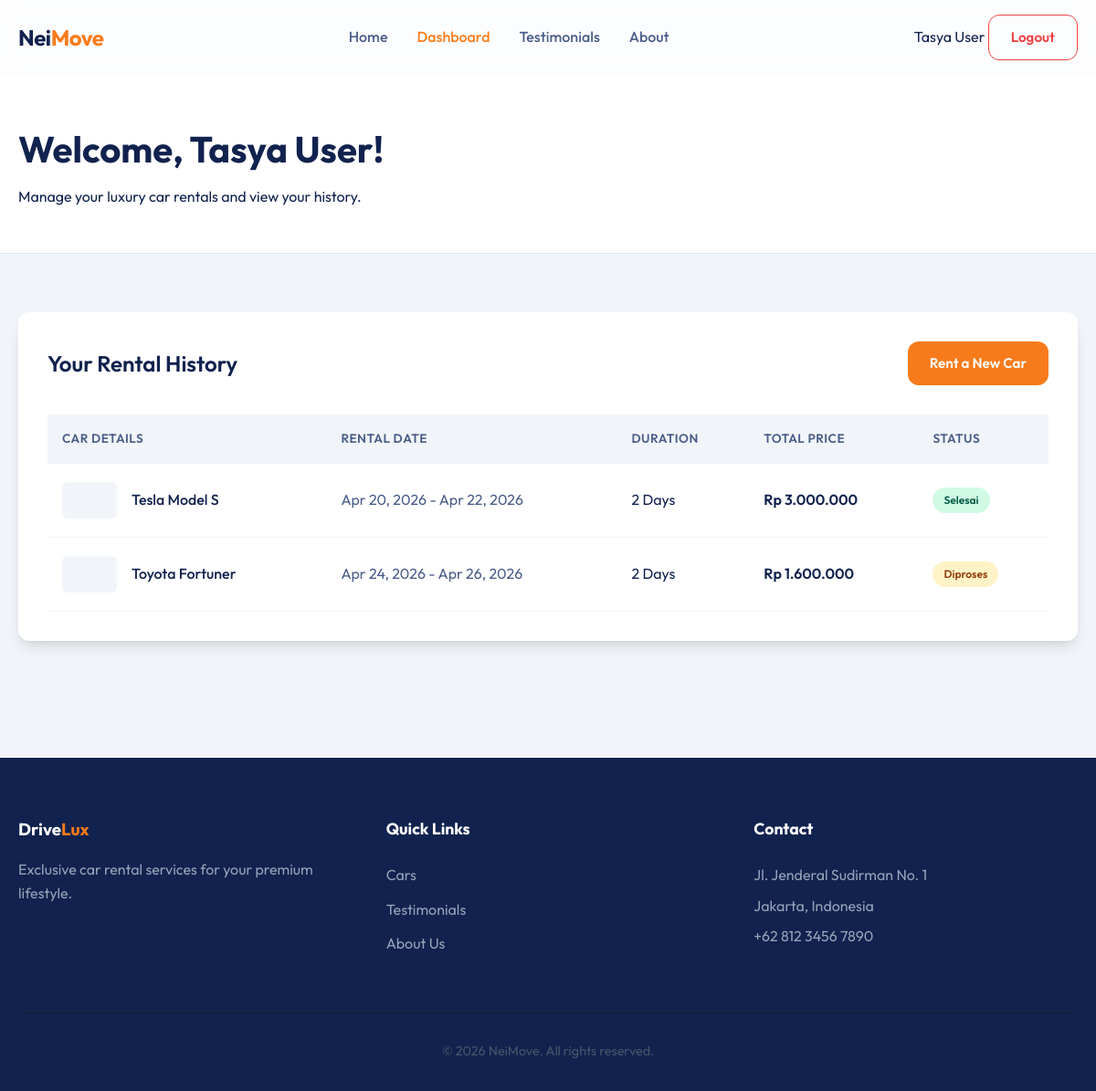
The app's page /pages/dashboard.php (signed in) with its own data.
### tables this page shows
CREATE TABLE IF NOT EXISTS `bookings` (
  `id` INT AUTO_INCREMENT PRIMARY KEY,
  `user_id` INT NOT NULL,
  `mobil_id` INT NOT NULL,
  `tanggal_mulai` DATE NOT NULL,
  `tanggal_selesai` DATE NOT NULL,
  `durasi_hari` INT NOT NULL,
  `total_harga` DECIMAL(12,2) NOT NULL,
  `metode_bayar` ENUM('Transfer Bank', 'Kartu Kredit', 'COD') NOT NULL,
  `status` ENUM('diproses', 'dikonfirmasi', 'selesai', 'dibatalkan') DEFAULT 'diproses',
  `created_at` TIMESTAMP DEFAULT CURRENT_TIMESTAMP,
  FOREIGN KEY (`user_id`) REFERENCES `users`(`id`) ON DELETE CASCADE,
  FOREIGN KEY (`mobil_id`) REFERENCES `mobil`(`id`) ON DELETE CASCADE
);

CREATE TABLE IF NOT EXISTS `mobil` (
  `id` INT AUTO_INCREMENT PRIMARY KEY,
  `nama` VARCHAR(100) NOT NULL,
  `foto` VARCHAR(255),
  `tipe` ENUM('EV', 'SUV', 'MPV', 'Sedan', 'Hatchback') NOT NULL,
  `transmisi` ENUM('Manual', 'Matic') NOT NULL,
  `kapasitas` TINYINT NOT NULL,
  `harga_per_hari` DECIMAL(10,2) NOT NULL,
  `ac` TINYINT(1) DEFAULT 1,
  `bluetooth` TINYINT(1) DEFAULT 1,
  `deskripsi` TEXT,
  `tersedia` TINYINT(1) DEFAULT 1,
  `created_at` TIMESTAMP DEFAULT CURRENT_TIMESTAMP
);

### includes/auth.php (called while the page is built, shortened)
<?php
function getCurrentUser() {
    return [
        'id' => $_SESSION['user_id'],
        'nama' => $_SESSION['user_nama'],
        'email' => $_SESSION['user_email'],
        'role' => $_SESSION['user_role']
    ];
}

### pages/dashboard.php (the view, shortened to what this page needs)
<?php
require_once '../includes/auth.php';
$user = getCurrentUser();
$conn = getConnection();
$stmt = $conn->prepare("
    SELECT b.*, m.nama AS nama_mobil, m.foto
    FROM bookings b
    JOIN mobil m ON b.mobil_id = m.id
    WHERE b.user_id = ?
    ORDER BY b.created_at DESC
");
$stmt->bind_param("i", $user['id']);
$stmt->execute();
$bookings = $stmt->get_result();
$activePage = 'dashboard';
include '../includes/header.php';
?>
<section class="page-header">
    <div class="container">
        <h1>Welcome, <?php echo htmlspecialchars($user['nama']); ?>!</h1>
        <p>Manage your luxury car rentals and view your history.</p>
    </div>
</section>
<section class="dashboard-section">
    <div class="container">
        <div class="content-card">
            <div style="display: flex; justify-content: space-between; align-items: center; margin-bottom: 2rem;">
                <h2 style="font-size: 1.5rem; font-weight: 600;">Your Rental History</h2>
                <a href="home.php" class="btn btn-primary btn-sm">Rent a New Car</a>
            </div>
            <?php if ($bookings->num_rows > 0): ?>
                <div class="table-responsive">
                    <table class="table">
                        <thead>
                            <tr>
                                <th>Car Details</th>
                                <th>Rental Date</th>
                                <th>Duration</th>
                                <th>Total Price</th>
                                <th>Status</th>
                            </tr>
                        </thead>
                        <tbody>
                            <?php while ($row = $bookings->fetch_assoc()): ?>
                                <tr>
                                    <td>
                                        <div class="car-info">
                                            <div class="car-img-thumb" style="background-image: url('../assets/images/cars/<?php echo $row['foto']; ?>'); background-size: cover; background-position: center;"></div>
                                            <span style="font-weight: 500;"><?php echo htmlspecialchars($row['nama_mobil']); ?></span>
                                        </div>
                                    </td>
                                    <td style="color: var(--secondary);">
                                        <?php echo date('M d, Y', strtotime($row['tanggal_mulai'])); ?> -
                                        <?php echo date('M d, Y', strtotime($row['tanggal_selesai'])); ?>
                                    </td>
                                    <td><?php echo $row['durasi_hari']; ?> Days</td>
                                    <td style="font-weight: 600;">Rp <?php echo number_format($row['total_harga'], 0, ',', '.'); ?></td>
                                    <td>
                                        <span class="badge badge-<?php echo $row['status']; ?>">
                                            <?php echo $row['status']; ?>
                                        </span>
                                    </td>
                                </tr>
                            <?php endwhile; ?>
                        </tbody>
                    </table>
                </div>
            <?php endif; ?>
        </div>
    </div>
</section>
<?php include '../includes/footer.php'; ?>

### includes/header.php (shortened to what this page needs)
<!DOCTYPE html>
<html lang="en">
<head>
    <link rel="stylesheet" href="../assets/css/style.css">
</head>
<body>
    <header class="navbar">
        <div class="container">
            <div class="nav-brand">
                <a href="../pages/home.php">
                    <span class="brand-text">Nei<span>Move</span></span>
                </a>
            </div>
            <nav class="nav-menu">
                <ul>
                    <li><a href="../pages/home.php" class="<?php echo ($activePage == 'home') ? 'active' : ''; ?>">Home</a></li>
                    <?php if(isset($_SESSION['user_id'])): ?>
                        <li><a href="../pages/dashboard.php" class="<?php echo ($activePage == 'dashboard') ? 'active' : ''; ?>">Dashboard</a></li>
                    <?php endif; ?>
                    <li><a href="../pages/testimoni.php">Testimonials</a></li>
                    <li><a href="../pages/tentang.php">About</a></li>
                </ul>
            </nav>
            <div class="nav-actions">
                <?php if(isset($_SESSION['user_id'])): ?>
                    <div class="user-profile">
                        <span class="user-name"><?php echo htmlspecialchars($_SESSION['user_nama']); ?></span>
                        <a href="../api/logout.php" class="btn btn-outline-danger btn-sm">Logout</a>
                    </div>
                <?php else: ?>
                    <a href="../pages/login.php" class="btn btn-primary">Login</a>
                <?php endif; ?>
            </div>
        </div>
    </header>
    <main>

### includes/footer.php (shortened to what this page needs)
    </main>
    <footer class="main-footer">
        <div class="container">
            <div class="footer-content">
                <div class="footer-brand">
                    <h3>Drive<span>Lux</span></h3>
                    <p>Exclusive car rental services for your premium lifestyle.</p>
                </div>
                <div class="footer-links">
                    <h4>Quick Links</h4>
                    <ul>
                        <li><a href="../pages/home.php">Cars</a></li>
                        <li><a href="../pages/testimoni.php">Testimonials</a></li>
                        <li><a href="../pages/tentang.php">About Us</a></li>
                    </ul>
                </div>
                <div class="footer-contact">
                    <h4>Contact</h4>
                    <p>Jl. Jenderal Sudirman No. 1</p>
                    <p>Jakarta, Indonesia</p>
                    <p>+62 812 3456 7890</p>
                </div>
            </div>
            <div class="footer-bottom">
                <p>&copy; <?php echo date('Y'); ?> NeiMove. All rights reserved.</p>
            </div>
        </div>
    </footer>
</body>
</html>

### assets/css/style.css (style rules this page uses)
:root { --primary: #F87B1B; --primary-dark: #D66714; --secondary: #4B5E8A; --accent: #F87B1B; --success: #10b981; --danger: #ef4444; --warning: #F87B1B; --info: #11224E; --dark: #11224E; --light: #f8fafc; --gray-100: #f1f5f9; --gray-200: #e2e8f0; --gray-800: #1e293b; --card-shadow: 0 10px 15px -3px rgba(0, 0, 0, 0.1), 0 4px 6px -2px rgba(0, 0, 0, 0.05); --glass-bg: rgba(255, 255, 255, 0.8); --glass-border: rgba(255, 255, 255, 0.3); --border-radius: 12px; --transition: all 0.3s ease; }
* { margin: 0; padding: 0; box-sizing: border-box; font-family: 'Outfit', sans-serif; }
body { background-color: var(--gray-100); color: var(--dark); line-height: 1.6; min-height: 100vh; display: flex; flex-direction: column; }
.container { max-width: 1200px; margin: 0 auto; padding: 0 20px; }
a { text-decoration: none; color: inherit; transition: var(--transition); }
ul { list-style: none; }
.navbar { background: var(--glass-bg); backdrop-filter: blur(10px); border-bottom: 1px solid var(--glass-border); padding: 1rem 0; position: sticky; top: 0; z-index: 1000; }
.navbar .container { display: flex; justify-content: space-between; align-items: center; }
.brand-text { font-size: 1.5rem; font-weight: 700; letter-spacing: -0.5px; }
.brand-text span { color: var(--primary); }
.nav-menu ul { display: flex; gap: 2rem; }
.nav-menu a { font-weight: 500; color: var(--secondary); }
.nav-menu a:hover, .nav-menu a.active { color: var(--primary); }
.nav-actions { display: flex; align-items: center; gap: 1.5rem; }
main { flex-grow: 1; }
.btn { display: inline-block; padding: 0.75rem 1.5rem; border-radius: var(--border-radius); font-weight: 600; cursor: pointer; transition: var(--transition); border: none; font-size: 0.95rem; text-align: center; }
.btn-primary { background-color: var(--primary); color: white; }
.btn-outline-danger { background: transparent; border: 1px solid var(--danger); color: var(--danger); }
.page-header { background-color: white; padding: 3rem 0; border-bottom: 1px solid var(--gray-200); }
.page-header h1 { font-size: 2.5rem; font-weight: 700; margin-bottom: 0.5rem; }
.dashboard-section { padding: 4rem 0; }
.content-card { background: white; border-radius: var(--border-radius); padding: 2rem; box-shadow: var(--card-shadow); overflow: hidden; }
.table-responsive { overflow-x: auto; }
.table { width: 100%; border-collapse: collapse; }
.table th { text-align: left; padding: 1rem; background-color: var(--gray-100); color: var(--secondary); font-weight: 600; font-size: 0.85rem; text-transform: uppercase; letter-spacing: 0.5px; }
.table td { padding: 1.25rem 1rem; border-bottom: 1px solid var(--gray-100); vertical-align: middle; }
.car-info { display: flex; align-items: center; gap: 1rem; }
.car-img-thumb { width: 60px; height: 40px; object-fit: cover; border-radius: 6px; background-color: var(--gray-100); }
.badge { display: inline-block; padding: 0.25rem 0.75rem; border-radius: 999px; font-size: 0.75rem; font-weight: 600; text-transform: capitalize; }
.badge-diproses { background: #fef3c7; color: #92400e; }
.badge-selesai { background: #d1fae5; color: #065f46; }
.main-footer { background-color: var(--dark); color: white; padding: 4rem 0 2rem; margin-top: 4rem; }
.footer-content { display: grid; grid-template-columns: repeat(auto-fit, minmax(200px, 1fr)); gap: 3rem; margin-bottom: 3rem; }
.footer-brand h3 span { color: var(--primary); }
.footer-brand p { color: #94a3b8; margin-top: 1rem; }
.footer-links h4, .footer-contact h4 { margin-bottom: 1.5rem; font-size: 1.1rem; }
.footer-links li { margin-bottom: 0.75rem; }
.footer-links a { color: #94a3b8; }
.footer-contact p { color: #94a3b8; margin-bottom: 0.5rem; }
.footer-bottom { border-top: 1px solid #1e293b; padding-top: 2rem; text-align: center; color: #475569; font-size: 0.9rem; }

### records on screen
bookings: mobil.nama "Tesla Model S", tanggal_mulai "Apr 20, 2026", tanggal_selesai "Apr 22, 2026", durasi_hari "2", total_harga "3.000.000", status "Selesai"
bookings: mobil.nama "Toyota Fortuner", tanggal_mulai "Apr 24, 2026", tanggal_selesai "Apr 26, 2026", durasi_hari "2", total_harga "1.600.000", status "Diproses"

### other values on screen
$_SESSION['user_nama'] "Tasya User"
$user['nama'] "Tasya User"
